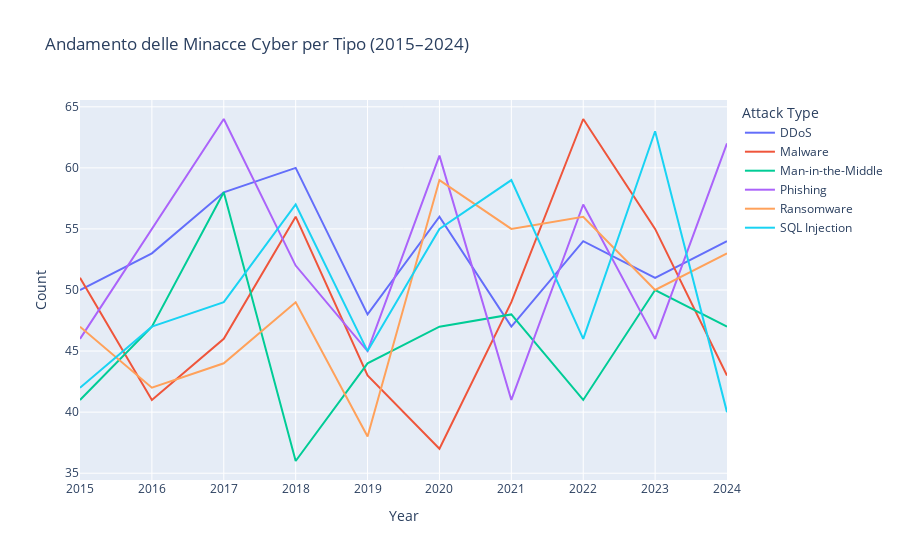
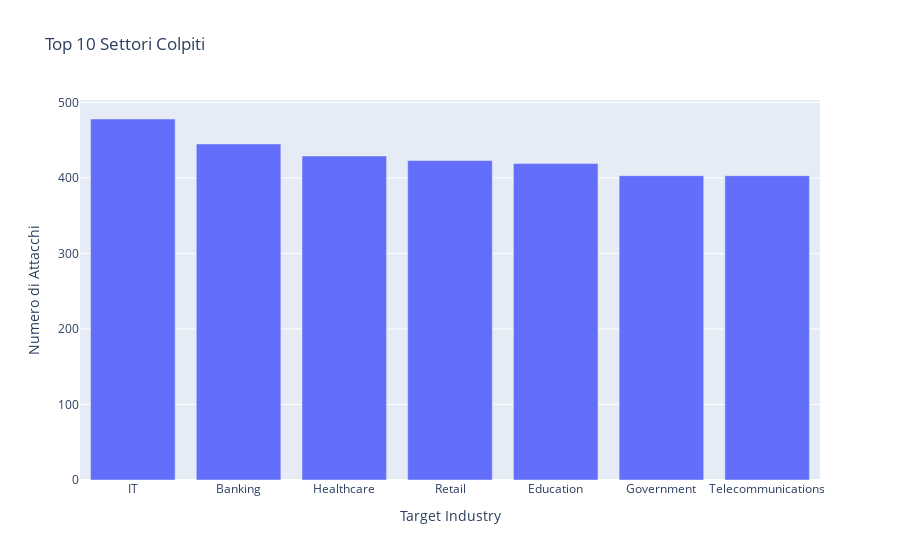
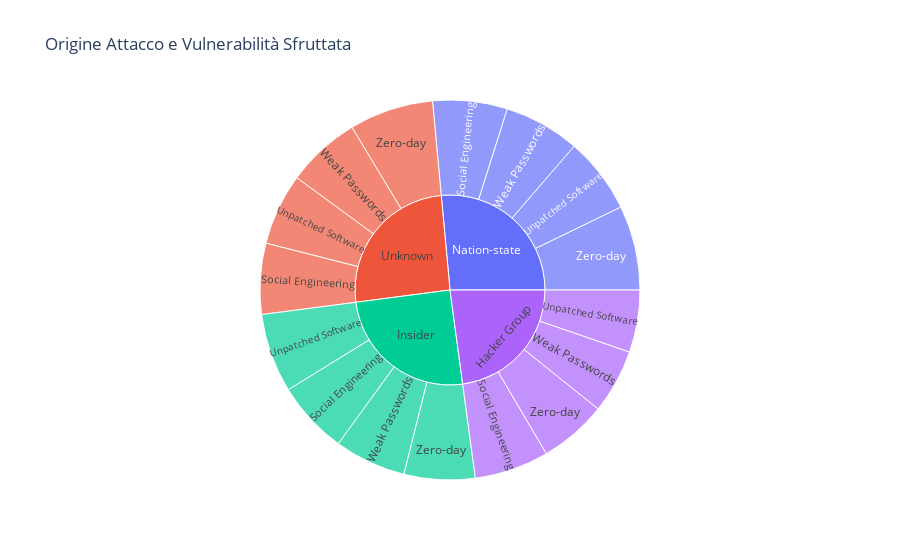

Notebook code cell kept with these figures, in order:
### Code cell
# 📊 Cybersecurity Threats – Analisi completa
import pandas as pd
import matplotlib.pyplot as plt
import seaborn as sns
import plotly.express as px
import plotly.graph_objects as go

# Caricamento dati
df = pd.read_csv("Global_Cybersecurity_Threats_2015-2024.csv")

# Pulizia
df['Year'] = df['Year'].astype(int)
df['Financial Loss (in Million $)'] = pd.to_numeric(df['Financial Loss (in Million $)'], errors='coerce')
df['Number of Affected Users'] = pd.to_numeric(df['Number of Affected Users'], errors='coerce')

# === 1. Trend degli attacchi nel tempo ===
attacks_by_year = df.groupby(['Year', 'Attack Type']).size().reset_index(name='Count')
fig1 = px.line(attacks_by_year, x='Year', y='Count', color='Attack Type',
               title='Andamento delle Minacce Cyber per Tipo (2015–2024)')
fig1.show()

# === 2. Mappa geografica degli attacchi ===
country_count = df['Country'].value_counts().reset_index()
country_count.columns = ['Country', 'Count']
fig2 = px.choropleth(country_count, locations='Country', locationmode='country names',
                     color='Count', title='Distribuzione Geografica delle Cyber Threats')
fig2.show()

# === 3. Settori più colpiti ===
industry_count = df['Target Industry'].value_counts().head(10)
fig3 = px.bar(industry_count, x=industry_count.index, y=industry_count.values,
              labels={"x": "Settore", "y": "Numero di Attacchi"},
              title="Top 10 Settori Colpiti")
fig3.show()

# === 4. Perdita economica media per tipo di attacco ===
loss_by_type = df.groupby('Attack Type')['Financial Loss (in Million $)'].mean().sort_values(ascending=False)
plt.figure(figsize=(10,5))
sns.barplot(x=loss_by_type.values, y=loss_by_type.index, palette="Reds_r")
plt.title("Perdita Economica Media per Tipo di Attacco ($ Milioni)")
plt.xlabel("Milioni di $")
plt.ylabel("Tipo di Attacco")
plt.tight_layout()
plt.show()

# === 5. Distribuzione utenti colpiti per attacco ===
plt.figure(figsize=(10,5))
sns.boxplot(data=df, x='Attack Type', y='Number of Affected Users', palette="coolwarm")
plt.yscale('log')
plt.title("Distribuzione Utenti Colpiti per Tipo di Attacco (Scala Logaritmica)")
plt.xticks(rotation=45)
plt.tight_layout()
plt.show()

# === 6. Tecnologie di difesa più usate ===
plt.figure(figsize=(8,5))
sns.countplot(data=df, y='Defense Mechanism Used', order=df['Defense Mechanism Used'].value_counts().index, palette='Blues_r')
plt.title("Tecnologie di Difesa Utilizzate")
plt.xlabel("Frequenza")
plt.tight_layout()
plt.show()

# === 7. Fonte di attacco × vulnerabilità ===
source_vuln = df.groupby(['Attack Source', 'Security Vulnerability Type']).size().reset_index(name='Count')
fig4 = px.sunburst(source_vuln, path=['Attack Source', 'Security Vulnerability Type'], values='Count',
                   title='Origine Attacco e Vulnerabilità Sfruttata')
fig4.show()

# === 8. Tempo medio di risoluzione per attacco ===
avg_resolution = df.groupby('Attack Type')['Incident Resolution Time (in Hours)'].mean().sort_values()
fig5 = px.bar(avg_resolution, x=avg_resolution.index, y=avg_resolution.values,
              labels={"x": "Tipo di Attacco", "y": "Tempo Medio (ore)"},
              title="Tempo Medio di Risoluzione per Tipo di Attacco")
fig5.show()

# === 9. Heatmap Attacco × Paese ===
heat_df = df.groupby(['Country', 'Attack Type']).size().unstack(fill_value=0)
plt.figure(figsize=(12,6))
sns.heatmap(heat_df, cmap="YlGnBu", annot=False)
plt.title("Heatmap – Frequenza degli Attacchi per Paese e Tipo")
plt.xlabel("Tipo di Attacco")
plt.ylabel("Paese")
plt.tight_layout()
plt.show()

### Figure 1 — Plotly figure (JSON) as saved in the notebook; plotly's stock layout.template omitted (floating-point values rounded to 4 significant figures)
{"data": [{"hovertemplate": "Attack Type=DDoS<br>Year=%{x}<br>Count=%{y}<extra></extra>", "legendgroup": "DDoS", "line": {"color": "#636efa", "dash": "solid"}, "marker": {"symbol": "circle"}, "mode": "lines", "name": "DDoS", "orientation": "v", "showlegend": true, "type": "scatter", "x": [2015, 2016, 2017, 2018, 2019, 2020, 2021, 2022, 2023, 2024], "xaxis": "x", "y": [50, 53, 58, 60, 48, 56, 47, 54, 51, 54], "yaxis": "y"}, {"hovertemplate": "Attack Type=Malware<br>Year=%{x}<br>Count=%{y}<extra></extra>", "legendgroup": "Malware", "line": {"color": "#EF553B", "dash": "solid"}, "marker": {"symbol": "circle"}, "mode": "lines", "name": "Malware", "orientation": "v", "showlegend": true, "type": "scatter", "x": [2015, 2016, 2017, 2018, 2019, 2020, 2021, 2022, 2023, 2024], "xaxis": "x", "y": [51, 41, 46, 56, 43, 37, 49, 64, 55, 43], "yaxis": "y"}, {"hovertemplate": "Attack Type=Man-in-the-Middle<br>Year=%{x}<br>Count=%{y}<extra></extra>", "legendgroup": "Man-in-the-Middle", "line": {"color": "#00cc96", "dash": "solid"}, "marker": {"symbol": "circle"}, "mode": "lines", "name": "Man-in-the-Middle", "orientation": "v", "showlegend": true, "type": "scatter", "x": [2015, 2016, 2017, 2018, 2019, 2020, 2021, 2022, 2023, 2024], "xaxis": "x", "y": [41, 47, 58, 36, 44, 47, 48, 41, 50, 47], "yaxis": "y"}, {"hovertemplate": "Attack Type=Phishing<br>Year=%{x}<br>Count=%{y}<extra></extra>", "legendgroup": "Phishing", "line": {"color": "#ab63fa", "dash": "solid"}, "marker": {"symbol": "circle"}, "mode": "lines", "name": "Phishing", "orientation": "v", "showlegend": true, "type": "scatter", "x": [2015, 2016, 2017, 2018, 2019, 2020, 2021, 2022, 2023, 2024], "xaxis": "x", "y": [46, 55, 64, 52, 45, 61, 41, 57, 46, 62], "yaxis": "y"}, {"hovertemplate": "Attack Type=Ransomware<br>Year=%{x}<br>Count=%{y}<extra></extra>", "legendgroup": "Ransomware", "line": {"color": "#FFA15A", "dash": "solid"}, "marker": {"symbol": "circle"}, "mode": "lines", "name": "Ransomware", "orientation": "v", "showlegend": true, "type": "scatter", "x": [2015, 2016, 2017, 2018, 2019, 2020, 2021, 2022, 2023, 2024], "xaxis": "x", "y": [47, 42, 44, 49, 38, 59, 55, 56, 50, 53], "yaxis": "y"}, {"hovertemplate": "Attack Type=SQL Injection<br>Year=%{x}<br>Count=%{y}<extra></extra>", "legendgroup": "SQL Injection", "line": {"color": "#19d3f3", "dash": "solid"}, "marker": {"symbol": "circle"}, "mode": "lines", "name": "SQL Injection", "orientation": "v", "showlegend": true, "type": "scatter", "x": [2015, 2016, 2017, 2018, 2019, 2020, 2021, 2022, 2023, 2024], "xaxis": "x", "y": [42, 47, 49, 57, 45, 55, 59, 46, 63, 40], "yaxis": "y"}], "layout": {"legend": {"title": {"text": "Attack Type"}, "tracegroupgap": 0}, "title": {"text": "Andamento delle Minacce Cyber per Tipo (2015–2024)"}, "xaxis": {"anchor": "y", "domain": [0, 1], "title": {"text": "Year"}}, "yaxis": {"anchor": "x", "domain": [0, 1], "title": {"text": "Count"}}}}

### Figure 2 — Plotly figure (JSON) as saved in the notebook; plotly's stock layout.template omitted (floating-point values rounded to 4 significant figures)
{"data": [{"hovertemplate": "Target Industry=%{x}<br>Numero di Attacchi=%{y}<extra></extra>", "legendgroup": "", "marker": {"color": "#636efa", "pattern": {"shape": ""}}, "name": "", "orientation": "v", "showlegend": false, "textposition": "auto", "type": "bar", "x": ["IT", "Banking", "Healthcare", "Retail", "Education", "Government", "Telecommunications"], "xaxis": "x", "y": [478, 445, 429, 423, 419, 403, 403], "yaxis": "y"}], "layout": {"barmode": "relative", "legend": {"tracegroupgap": 0}, "title": {"text": "Top 10 Settori Colpiti"}, "xaxis": {"anchor": "y", "domain": [0, 1], "title": {"text": "Target Industry"}}, "yaxis": {"anchor": "x", "domain": [0, 1], "title": {"text": "Numero di Attacchi"}}}}

### Figure 3 — Plotly figure (JSON) as saved in the notebook; plotly's stock layout.template omitted (floating-point values rounded to 4 significant figures)
{"data": [{"branchvalues": "total", "domain": {"x": [0, 1], "y": [0, 1]}, "hovertemplate": "labels=%{label}<br>Count=%{value}<br>parent=%{parent}<br>id=%{id}<extra></extra>", "ids": ["Hacker Group/Social Engineering", "Hacker Group/Unpatched Software", "Hacker Group/Weak Passwords", "Hacker Group/Zero-day", "Insider/Social Engineering", "Insider/Unpatched Software", "Insider/Weak Passwords", "Insider/Zero-day", "Nation-state/Social Engineering", "Nation-state/Unpatched Software", "Nation-state/Weak Passwords", "Nation-state/Zero-day", "Unknown/Social Engineering", "Unknown/Unpatched Software", "Unknown/Weak Passwords", "Unknown/Zero-day", "Hacker Group", "Insider", "Nation-state", "Unknown"], "labels": ["Social Engineering", "Unpatched Software", "Weak Passwords", "Zero-day", "Social Engineering", "Unpatched Software", "Weak Passwords", "Zero-day", "Social Engineering", "Unpatched Software", "Weak Passwords", "Zero-day", "Social Engineering", "Unpatched Software", "Weak Passwords", "Zero-day", "Hacker Group", "Insider", "Nation-state", "Unknown"], "name": "", "parents": ["Hacker Group", "Hacker Group", "Hacker Group", "Hacker Group", "Insider", "Insider", "Insider", "Insider", "Nation-state", "Nation-state", "Nation-state", "Nation-state", "Unknown", "Unknown", "Unknown", "Unknown", "", "", "", ""], "type": "sunburst", "values": [190.0, 159.0, 164.0, 173.0, 186.0, 202.0, 183.0, 181.0, 190.0, 194.0, 194.0, 216.0, 181.0, 183.0, 189.0, 215.0, 686.0, 752.0, 794.0, 768.0]}], "layout": {"legend": {"tracegroupgap": 0}, "title": {"text": "Origine Attacco e Vulnerabilità Sfruttata"}}}
